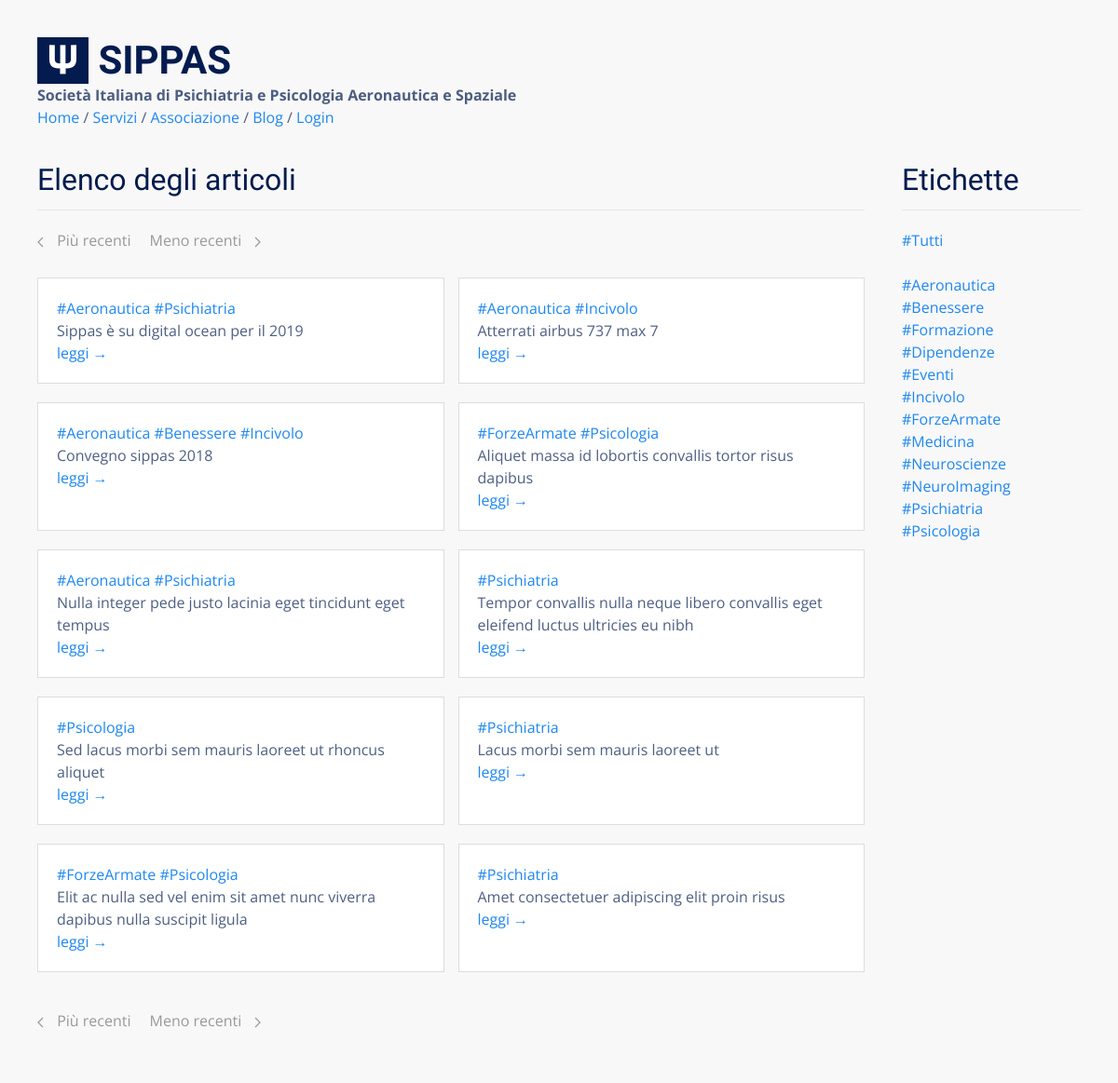
Screenshot of /blog/ with the database file from the repository.
### tables this page shows
CREATE TABLE "posts" (
  "id" integer NOT NULL PRIMARY KEY AUTOINCREMENT,
  "title" text,
  "body" TEXT,
  "teaser" text,
  "tags" TEXT,
  "is_sticky" integer,
  "author_id" text
);

### flaskApp/blueprints/blog/routes.py (the view)
@bp_blog.route("/")
def posts():
  posts = query_db('SELECT * FROM posts ORDER BY id DESC LIMIT {}'.format(BLOG_PAGE_SIZE))
  return render_template(
    "blog/posts.html",
    posts=posts,
    tags=TAGS,
    pagination="blog/posts_pagination.html"
  )

### flaskApp/db/sqlite.py (called while the page is built)
def get_db():
  if "db" not in g:
    g.db = sqlite3.connect(
      db_path,
      detect_types = sqlite3.PARSE_DECLTYPES,
      isolation_level = "DEFERRED"
    )
    g.db.cursor().execute("PRAGMA journal_mode=WAL")
    g.db.row_factory = sqlite3.Row
  return g.db

def query_db(query, args=(), one = False):
  with closing(get_db().cursor().execute(query, args)) as cur:
    rv = cur.fetchall()
    return (rv[0] if rv else None) if one else rv

### flaskApp/blueprints/blog/templates/blog/posts.html
{% extends 'base.html' %}
{% block content %}
<div class="uk-section">
  <div class="uk-container">
    <div class="uk-grid">
      <div class="uk-width-4-5">
        <h2 class="uk-heading-divider">Elenco degli articoli</h2>
        <div class="uk-margin">
          {% include pagination %}
        </div>
        {% include 'blog/posts_list.html' %}
      </div>
      <div class="uk-width-expand">
        <div>
          <h2 class="uk-heading-divider">Etichette</h2>
          {% include 'blog/tags_list.html' %}
        </div>
      </div>
    </div>
    <div class="uk-margin">
      {% include pagination %}
    </div>
  </div>
</div>
{% endblock %}

### flaskApp/blueprints/blog/templates/blog/posts_list.html
<div class="uk-grid uk-grid-match uk-grid-small">
  {% for p in posts %}
  <div class="uk-width-1-2 uk-margin-bottom">
    <div class="uk-card uk-card-default uk-card-small uk-card-body uk-margin">
      {% for tag in p.tags.split(' ') %} <a href="{{ url_for('blog.posts_tagged', tag=tag) }}">{{ tag }}</a> {% endfor %}<br>
      {{ p.title  | capitalize}}<br>
      <a href="{{ url_for('blog.view_post', id=p.id) }}">leggi &rarr;</a>
    </div>
  </div>
  {% endfor %}
</div>

### flaskApp/templates/base.html (style rules this page uses)
html { font-family: 'Open Sans', sans-serif; font-size: 16px; font-weight: normal; line-height: 1.5; background: #f8f8f8; color: rgba(3,27,78,0.7) !important; }
h1, .uk-h1, h2, .uk-h2, h3, .uk-h3, h4, .uk-h4, h5, .uk-h5, h6, .uk-h6 { font-family: 'Yanone Kaffeesatz', sans-serif; margin: 0 0 20px 0; font-weight: normal; color: #031b4e; text-transform: none; }
.uk-section { padding: 0px; padding-top: 15px; }
.uk-card-default { color: rgba(3,27,78,0.7) !important; box-shadow: none; border: 1px solid #ddd; }

### rows the page displays
posts: tag "#Aeronautica" "#Psichiatria", title "Sippas è su digital ocean per il 2019"
posts: tag "#Aeronautica" "#Incivolo", title "Atterrati airbus 737 max 7"
posts: tag "#Aeronautica" "#Benessere" "#Incivolo", title "Convegno sippas 2018"
posts: tag "#ForzeArmate" "#Psicologia", title "Aliquet massa id lobortis convallis tortor risus dapibus"
posts: tag "#Aeronautica" "#Psichiatria", title "Nulla integer pede justo lacinia eget tincidunt eget tempus"
posts: tags "#Psichiatria", title "Tempor convallis nulla neque libero convallis eget eleifend luctus ultricies eu nibh"
posts: tags "#Psicologia", title "Sed lacus morbi sem mauris laoreet ut rhoncus aliquet"
posts: tags "#Psichiatria", title "Lacus morbi sem mauris laoreet ut"
posts: tag "#ForzeArmate" "#Psicologia", title "Elit ac nulla sed vel enim sit amet nunc viverra dapibus nulla suscipit ligula"
posts: tags "#Psichiatria", title "Amet consectetuer adipiscing elit proin risus"

### other values shown
{{ t }} "#Aeronautica" "#Benessere" "#Formazione" "#Dipendenze" "#Eventi" "#Incivolo" "#ForzeArmate" "#Medicina" "#Neuroscienze" "#NeuroImaging" "#Psichiatria" "#Psicologia"
